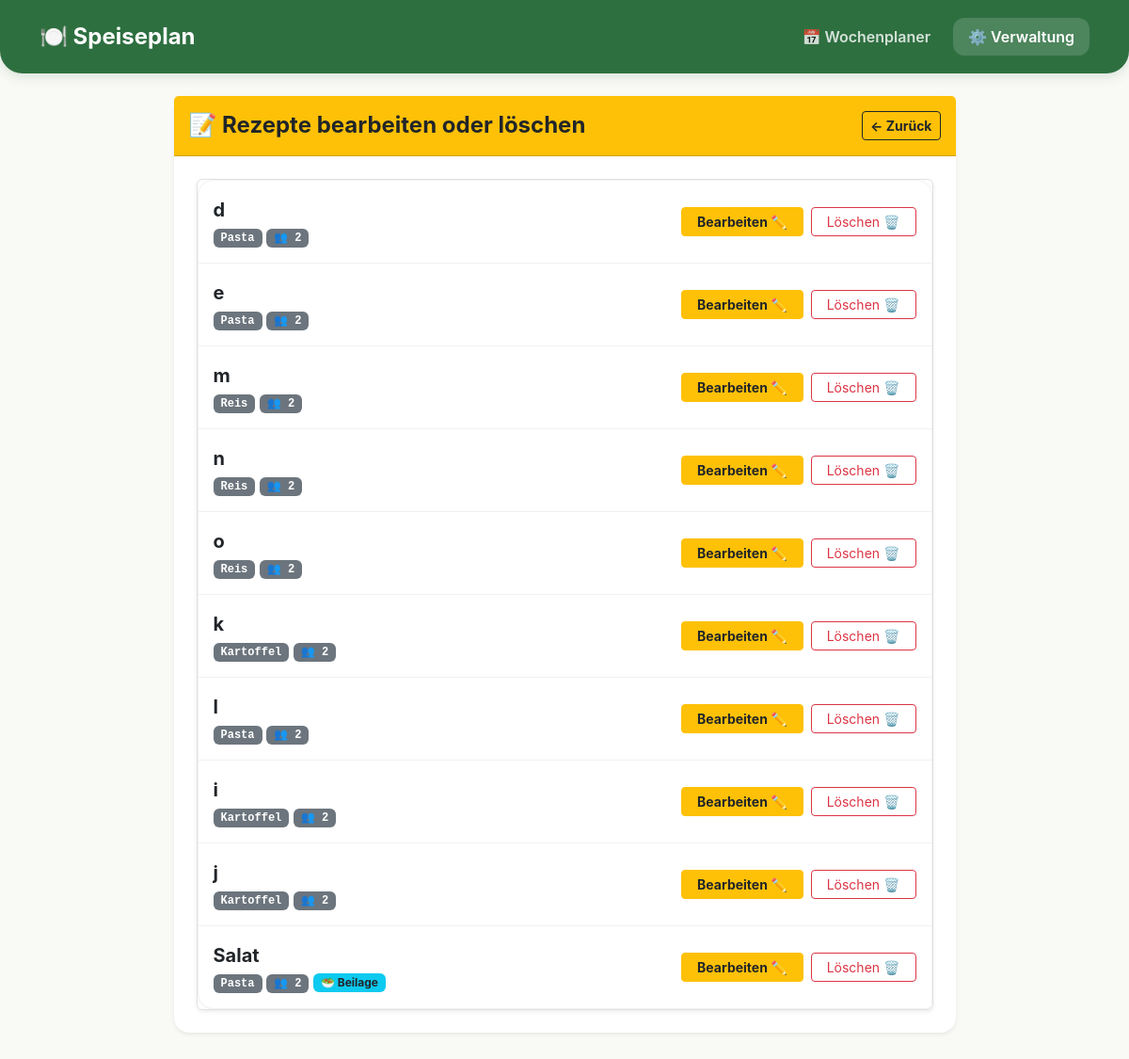
The page /manage/recipe/edit-list on the database its author committed.
### models.py (models this page shows)
class Recipe(db.Model):
    id = db.Column(db.Integer, primary_key=True)
    name = db.Column(db.String(100), nullable=False)
    category_id = db.Column(db.Integer, db.ForeignKey('category.id'), nullable=False)
    is_side_dish = db.Column(db.Boolean, default=False, nullable=False)
    is_favorite = db.Column(db.Boolean, default=False, nullable=False)
    servings = db.Column(db.Integer, nullable=False, default=2)
    calories = db.Column(db.Integer, default=0)
    protein = db.Column(db.Float, default=0.0)
    carbs = db.Column(db.Float, default=0.0)
    fat = db.Column(db.Float, default=0.0)
    category = db.relationship('Category', backref=db.backref('recipes', lazy=True))
    ingredients = db.relationship('Ingredient', backref='recipe', cascade="all, delete-orphan")
    seasons = db.relationship('RecipeSeason', backref='recipe', cascade="all, delete-orphan")

class Category(db.Model):
    id = db.Column(db.Integer, primary_key=True)
    name = db.Column(db.String(50), unique=True, nullable=False)

### routes/recipes.py (the view)
@recipes_bp.route('/manage/recipe/edit-list')
def recipe_edit_list_view():
    recipes = Recipe.query.all()
    categories = Category.query.all()
    existing_ingredients = db.session.query(Ingredient.name).distinct().order_by(Ingredient.name).all()
    ingredient_list = [ing[0] for ing in existing_ingredients if ing[0]]
    recipe_season_info = {}
    for recipe in recipes:
        selected_presets, custom_range = describe_recipe_seasons(recipe)
        recipe_season_info[recipe.id] = {
            'selected_presets': selected_presets,
            'custom_start': f"2000-{custom_range.start_month:02d}-{custom_range.start_day:02d}" if custom_range else '',
            'custom_end': f"2000-{custom_range.end_month:02d}-{custom_range.end_day:02d}" if custom_range else '',
            'labels': format_recipe_seasons(recipe),
        }
    return render_template(
        'recipe_edit_list.html', recipes=recipes, categories=categories,
        ingredient_list=ingredient_list, seasons=SEASONS, recipe_season_info=recipe_season_info
    )

### app.py (called while the page is built)
@app.context_processor
def inject_css_version():
    css_path = os.path.join(app.static_folder, 'style.css')
    try:
        css_version = int(os.path.getmtime(css_path))
    except OSError:
        css_version = 0
    return {'css_version': css_version}

### services/seasons.py (called while the page is built)
def describe_recipe_seasons(recipe):
    selected_presets = set()
    custom_range = None
    for rs in recipe.seasons:
        preset_name = SEASON_PRESET_BY_RANGE.get(_season_range(rs))
        if preset_name:
            selected_presets.add(preset_name)
        elif custom_range is None:
            custom_range = rs
    return selected_presets, custom_range

def format_recipe_seasons(recipe):
    labels = []
    for rs in recipe.seasons:
        preset_name = SEASON_PRESET_BY_RANGE.get(_season_range(rs))
        if preset_name:
            labels.append(preset_name)
        else:
            labels.append(f"{rs.start_day}.{rs.start_month}.–{rs.end_day}.{rs.end_month}.")
    return labels

### templates/recipe_edit_list.html (shortened to what this page needs)
{% extends 'base.html' %}
{% block content %}
<div class="row justify-content-center">
    <div class="col-md-9">
        <div class="card shadow-sm border-0">
            <div class="card-header bg-warning text-dark py-3 d-flex justify-content-between align-items-center">
                <h4 class="card-title mb-0 fw-bold">📝 Rezepte bearbeiten oder löschen</h4>
                <a href="/manage" class="btn btn-sm btn-outline-dark fw-bold"><- Zurück</a>
            </div>
            <div class="card-body p-4">
                <div class="list-group shadow-sm rounded border">
                    {% for recipe in recipes %}
                    <div class="list-group-item d-flex justify-content-between align-items-center py-3">
                        <div>
                            <strong class="d-block fs-5 text-dark">{{ recipe.name }}{% if recipe.is_favorite %} ⭐{% endif %}</strong>
                            <span class="badge bg-secondary px-2 py-1 font-monospace" style="font-size: 0.75rem;">{{ recipe.category.name }}</span>
                            <span class="badge bg-secondary px-2 py-1 font-monospace" style="font-size: 0.75rem;">👥 {{ recipe.servings }}</span>
                            {% if recipe.is_side_dish %}
                            <span class="badge bg-info text-dark px-2 py-1" style="font-size: 0.75rem;">🥗 Beilage</span>
                            {% endif %}
                        </div>
                        <div class="d-flex gap-2">
                            <button type="button" class="btn btn-warning fw-bold text-dark btn-sm px-3" data-bs-toggle="modal" data-bs-target="#editModal{{ recipe.id }}">
                                Bearbeiten ✏️
                            </button>
                            <button type="button" class="btn btn-outline-danger btn-sm px-3" onclick="deleteRecipeSafely({{ recipe.id }}, '{{ recipe.name }}')">
                                Löschen 🗑️
                            </button>
                        </div>
                    </div>
                    {% else %}
                    <div class="text-center p-5 text-muted">Noch keine Essen eingetragen.</div>
                    {% endfor %}
                </div>
            </div>
        </div>
    </div>
</div>
{% endblock %}

### static/style.css (style rules this page uses)
:root { --primary-food: #2E6F40; --primary-dark: #1E4A2A; --accent-warm: #F4C430; --bg-warm: #F9F9F6; --text-dark: #2B302A; --radius-main: 1rem; }
body { font-family: 'Plus Jakarta Sans', sans-serif; background-color: var(--bg-warm); color: var(--text-dark); }
.card { border: none !important; border-radius: var(--radius-main); box-shadow: 0 8px 24px rgba(0, 0, 0, 0.04); background-color: #ffffff; }
.list-group-item { border-color: #F1F1EE !important; transition: background-color 0.2s ease; }
.list-group-item:first-child { border-top-left-radius: var(--radius-main) !important; border-top-right-radius: var(--radius-main) !important; }
.list-group-item:last-child { border-bottom-left-radius: var(--radius-main) !important; }

### templates/base.html (style rules this page uses)
body { font-family: -apple-system, BlinkMacSystemFont, "Segoe UI", Roboto, Helvetica, Arial, sans-serif; }

### rows shown on the page
Recipe: name "d", category.name "Pasta", servings "2"
Recipe: name "e", category.name "Pasta", servings "2"
Recipe: name "m", category.name "Reis", servings "2"
Recipe: name "n", category.name "Reis", servings "2"
Recipe: name "o", category.name "Reis", servings "2"
Recipe: name "k", category.name "Kartoffel", servings "2"
Recipe: name "l", category.name "Pasta", servings "2"
Recipe: name "i", category.name "Kartoffel", servings "2"
Recipe: name "j", category.name "Kartoffel", servings "2"
Recipe: name "Salat", category.name "Pasta", servings "2", is_side_dish "🥗 Beilage"
